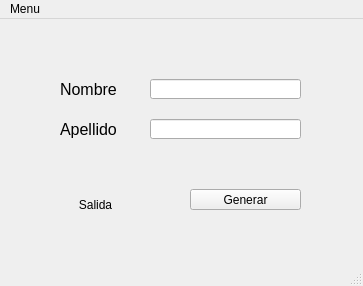
<?xml version="1.0" encoding="UTF-8"?>
<ui version="4.0">
 <class>MainWindow</class>
 <widget class="QMainWindow" name="MainWindow">
  <property name="geometry">
   <rect>
    <x>0</x>
    <y>0</y>
    <width>363</width>
    <height>286</height>
   </rect>
  </property>
  <property name="windowTitle">
   <string>MainWindow</string>
  </property>
  <widget class="QWidget" name="centralwidget">
   <widget class="QLabel" name="label">
    <property name="geometry">
     <rect>
      <x>60</x>
      <y>50</y>
      <width>81</width>
      <height>41</height>
     </rect>
    </property>
    <property name="palette">
     <palette>
      <active>
       <colorrole role="WindowText">
        <brush brushstyle="SolidPattern">
         <color alpha="255">
          <red>0</red>
          <green>0</green>
          <blue>0</blue>
         </color>
        </brush>
       </colorrole>
       <colorrole role="Button">
        <brush brushstyle="SolidPattern">
         <color alpha="255">
          <red>255</red>
          <green>255</green>
          <blue>255</blue>
         </color>
        </brush>
       </colorrole>
       <colorrole role="Light">
        <brush brushstyle="SolidPattern">
         <color alpha="255">
          <red>255</red>
          <green>255</green>
          <blue>255</blue>
         </color>
        </brush>
       </colorrole>
       <colorrole role="Midlight">
        <brush brushstyle="SolidPattern">
         <color alpha="255">
          <red>255</red>
          <green>255</green>
          <blue>255</blue>
         </color>
        </brush>
       </colorrole>
       <colorrole role="Dark">
        <brush brushstyle="SolidPattern">
         <color alpha="255">
          <red>127</red>
          <green>127</green>
          <blue>127</blue>
         </color>
        </brush>
       </colorrole>
       <colorrole role="Mid">
        <brush brushstyle="SolidPattern">
         <color alpha="255">
          <red>170</red>
          <green>170</green>
          <blue>170</blue>
         </color>
        </brush>
       </colorrole>
       <colorrole role="Text">
        <brush brushstyle="SolidPattern">
         <color alpha="255">
          <red>0</red>
          <green>0</green>
          <blue>0</blue>
         </color>
        </brush>
       </colorrole>
       <colorrole role="BrightText">
        <brush brushstyle="SolidPattern">
         <color alpha="255">
          <red>255</red>
          <green>255</green>
          <blue>255</blue>
         </color>
        </brush>
       </colorrole>
       <colorrole role="ButtonText">
        <brush brushstyle="SolidPattern">
         <color alpha="255">
          <red>0</red>
          <green>0</green>
          <blue>0</blue>
         </color>
        </brush>
       </colorrole>
       <colorrole role="Base">
        <brush brushstyle="SolidPattern">
         <color alpha="255">
          <red>255</red>
          <green>255</green>
          <blue>255</blue>
         </color>
        </brush>
       </colorrole>
       <colorrole role="Window">
        <brush brushstyle="SolidPattern">
         <color alpha="255">
          <red>255</red>
          <green>255</green>
          <blue>255</blue>
         </color>
        </brush>
       </colorrole>
       <colorrole role="Shadow">
        <brush brushstyle="SolidPattern">
         <color alpha="255">
          <red>0</red>
          <green>0</green>
          <blue>0</blue>
         </color>
        </brush>
       </colorrole>
       <colorrole role="AlternateBase">
        <brush brushstyle="SolidPattern">
         <color alpha="255">
          <red>255</red>
          <green>255</green>
          <blue>255</blue>
         </color>
        </brush>
       </colorrole>
       <colorrole role="ToolTipBase">
        <brush brushstyle="SolidPattern">
         <color alpha="255">
          <red>255</red>
          <green>255</green>
          <blue>220</blue>
         </color>
        </brush>
       </colorrole>
       <colorrole role="ToolTipText">
        <brush brushstyle="SolidPattern">
         <color alpha="255">
          <red>0</red>
          <green>0</green>
          <blue>0</blue>
         </color>
        </brush>
       </colorrole>
      </active>
      <inactive>
       <colorrole role="WindowText">
        <brush brushstyle="SolidPattern">
         <color alpha="255">
          <red>0</red>
          <green>0</green>
          <blue>0</blue>
         </color>
        </brush>
       </colorrole>
       <colorrole role="Button">
        <brush brushstyle="SolidPattern">
         <color alpha="255">
          <red>255</red>
          <green>255</green>
          <blue>255</blue>
         </color>
        </brush>
       </colorrole>
       <colorrole role="Light">
        <brush brushstyle="SolidPattern">
         <color alpha="255">
          <red>255</red>
          <green>255</green>
          <blue>255</blue>
         </color>
        </brush>
       </colorrole>
       <colorrole role="Midlight">
        <brush brushstyle="SolidPattern">
         <color alpha="255">
          <red>255</red>
          <green>255</green>
          <blue>255</blue>
         </color>
        </brush>
       </colorrole>
       <colorrole role="Dark">
        <brush brushstyle="SolidPattern">
         <color alpha="255">
          <red>127</red>
          <green>127</green>
          <blue>127</blue>
         </color>
        </brush>
       </colorrole>
       <colorrole role="Mid">
        <brush brushstyle="SolidPattern">
         <color alpha="255">
          <red>170</red>
          <green>170</green>
          <blue>170</blue>
         </color>
        </brush>
       </colorrole>
       <colorrole role="Text">
        <brush brushstyle="SolidPattern">
         <color alpha="255">
          <red>0</red>
          <green>0</green>
          <blue>0</blue>
         </color>
        </brush>
       </colorrole>
       <colorrole role="BrightText">
        <brush brushstyle="SolidPattern">
         <color alpha="255">
          <red>255</red>
          <green>255</green>
          <blue>255</blue>
         </color>
        </brush>
       </colorrole>
       <colorrole role="ButtonText">
        <brush brushstyle="SolidPattern">
         <color alpha="255">
          <red>0</red>
          <green>0</green>
          <blue>0</blue>
         </color>
        </brush>
       </colorrole>
       <colorrole role="Base">
        <brush brushstyle="SolidPattern">
         <color alpha="255">
          <red>255</red>
          <green>255</green>
          <blue>255</blue>
         </color>
        </brush>
       </colorrole>
       <colorrole role="Window">
        <brush brushstyle="SolidPattern">
         <color alpha="255">
          <red>255</red>
          <green>255</green>
          <blue>255</blue>
         </color>
        </brush>
       </colorrole>
       <colorrole role="Shadow">
        <brush brushstyle="SolidPattern">
         <color alpha="255">
          <red>0</red>
          <green>0</green>
          <blue>0</blue>
         </color>
        </brush>
       </colorrole>
       <colorrole role="AlternateBase">
        <brush brushstyle="SolidPattern">
         <color alpha="255">
          <red>255</red>
          <green>255</green>
          <blue>255</blue>
         </color>
        </brush>
       </colorrole>
       <colorrole role="ToolTipBase">
        <brush brushstyle="SolidPattern">
         <color alpha="255">
          <red>255</red>
          <green>255</green>
          <blue>220</blue>
         </color>
        </brush>
       </colorrole>
       <colorrole role="ToolTipText">
        <brush brushstyle="SolidPattern">
         <color alpha="255">
          <red>0</red>
          <green>0</green>
          <blue>0</blue>
         </color>
        </brush>
       </colorrole>
      </inactive>
      <disabled>
       <colorrole role="WindowText">
        <brush brushstyle="SolidPattern">
         <color alpha="255">
          <red>127</red>
          <green>127</green>
          <blue>127</blue>
         </color>
        </brush>
       </colorrole>
       <colorrole role="Button">
        <brush brushstyle="SolidPattern">
         <color alpha="255">
          <red>255</red>
          <green>255</green>
          <blue>255</blue>
         </color>
        </brush>
       </colorrole>
       <colorrole role="Light">
        <brush brushstyle="SolidPattern">
         <color alpha="255">
          <red>255</red>
          <green>255</green>
          <blue>255</blue>
         </color>
        </brush>
       </colorrole>
       <colorrole role="Midlight">
        <brush brushstyle="SolidPattern">
         <color alpha="255">
          <red>255</red>
          <green>255</green>
          <blue>255</blue>
         </color>
        </brush>
       </colorrole>
       <colorrole role="Dark">
        <brush brushstyle="SolidPattern">
         <color alpha="255">
          <red>127</red>
          <green>127</green>
          <blue>127</blue>
         </color>
        </brush>
       </colorrole>
       <colorrole role="Mid">
        <brush brushstyle="SolidPattern">
         <color alpha="255">
          <red>170</red>
          <green>170</green>
          <blue>170</blue>
         </color>
        </brush>
       </colorrole>
       <colorrole role="Text">
        <brush brushstyle="SolidPattern">
         <color alpha="255">
          <red>127</red>
          <green>127</green>
          <blue>127</blue>
         </color>
        </brush>
       </colorrole>
       <colorrole role="BrightText">
        <brush brushstyle="SolidPattern">
         <color alpha="255">
          <red>255</red>
          <green>255</green>
          <blue>255</blue>
         </color>
        </brush>
       </colorrole>
       <colorrole role="ButtonText">
        <brush brushstyle="SolidPattern">
         <color alpha="255">
          <red>127</red>
          <green>127</green>
          <blue>127</blue>
         </color>
        </brush>
       </colorrole>
       <colorrole role="Base">
        <brush brushstyle="SolidPattern">
         <color alpha="255">
          <red>255</red>
          <green>255</green>
          <blue>255</blue>
         </color>
        </brush>
       </colorrole>
       <colorrole role="Window">
        <brush brushstyle="SolidPattern">
         <color alpha="255">
          <red>255</red>
          <green>255</green>
          <blue>255</blue>
         </color>
        </brush>
       </colorrole>
       <colorrole role="Shadow">
        <brush brushstyle="SolidPattern">
         <color alpha="255">
          <red>0</red>
          <green>0</green>
          <blue>0</blue>
         </color>
        </brush>
       </colorrole>
       <colorrole role="AlternateBase">
        <brush brushstyle="SolidPattern">
         <color alpha="255">
          <red>255</red>
          <green>255</green>
          <blue>255</blue>
         </color>
        </brush>
       </colorrole>
       <colorrole role="ToolTipBase">
        <brush brushstyle="SolidPattern">
         <color alpha="255">
          <red>255</red>
          <green>255</green>
          <blue>220</blue>
         </color>
        </brush>
       </colorrole>
       <colorrole role="ToolTipText">
        <brush brushstyle="SolidPattern">
         <color alpha="255">
          <red>0</red>
          <green>0</green>
          <blue>0</blue>
         </color>
        </brush>
       </colorrole>
      </disabled>
     </palette>
    </property>
    <property name="font">
     <font>
      <pointsize>12</pointsize>
     </font>
    </property>
    <property name="text">
     <string>Nombre</string>
    </property>
   </widget>
   <widget class="QLabel" name="label_2">
    <property name="geometry">
     <rect>
      <x>60</x>
      <y>90</y>
      <width>81</width>
      <height>41</height>
     </rect>
    </property>
    <property name="palette">
     <palette>
      <active>
       <colorrole role="WindowText">
        <brush brushstyle="SolidPattern">
         <color alpha="255">
          <red>0</red>
          <green>0</green>
          <blue>0</blue>
         </color>
        </brush>
       </colorrole>
       <colorrole role="Button">
        <brush brushstyle="SolidPattern">
         <color alpha="255">
          <red>255</red>
          <green>255</green>
          <blue>255</blue>
         </color>
        </brush>
       </colorrole>
       <colorrole role="Light">
        <brush brushstyle="SolidPattern">
         <color alpha="255">
          <red>255</red>
          <green>255</green>
          <blue>255</blue>
         </color>
        </brush>
       </colorrole>
       <colorrole role="Midlight">
        <brush brushstyle="SolidPattern">
         <color alpha="255">
          <red>255</red>
          <green>255</green>
          <blue>255</blue>
         </color>
        </brush>
       </colorrole>
       <colorrole role="Dark">
        <brush brushstyle="SolidPattern">
         <color alpha="255">
          <red>127</red>
          <green>127</green>
          <blue>127</blue>
         </color>
        </brush>
       </colorrole>
       <colorrole role="Mid">
        <brush brushstyle="SolidPattern">
         <color alpha="255">
          <red>170</red>
          <green>170</green>
          <blue>170</blue>
         </color>
        </brush>
       </colorrole>
       <colorrole role="Text">
        <brush brushstyle="SolidPattern">
         <color alpha="255">
          <red>0</red>
          <green>0</green>
          <blue>0</blue>
         </color>
        </brush>
       </colorrole>
       <colorrole role="BrightText">
        <brush brushstyle="SolidPattern">
         <color alpha="255">
          <red>255</red>
          <green>255</green>
          <blue>255</blue>
         </color>
        </brush>
       </colorrole>
       <colorrole role="ButtonText">
        <brush brushstyle="SolidPattern">
         <color alpha="255">
          <red>0</red>
          <green>0</green>
          <blue>0</blue>
         </color>
        </brush>
       </colorrole>
       <colorrole role="Base">
        <brush brushstyle="SolidPattern">
         <color alpha="255">
          <red>255</red>
          <green>255</green>
          <blue>255</blue>
         </color>
        </brush>
       </colorrole>
       <colorrole role="Window">
        <brush brushstyle="SolidPattern">
         <color alpha="255">
          <red>255</red>
          <green>255</green>
          <blue>255</blue>
         </color>
        </brush>
       </colorrole>
       <colorrole role="Shadow">
        <brush brushstyle="SolidPattern">
         <color alpha="255">
          <red>0</red>
          <green>0</green>
          <blue>0</blue>
         </color>
        </brush>
       </colorrole>
       <colorrole role="AlternateBase">
        <brush brushstyle="SolidPattern">
         <color alpha="255">
          <red>255</red>
          <green>255</green>
          <blue>255</blue>
         </color>
        </brush>
       </colorrole>
       <colorrole role="ToolTipBase">
        <brush brushstyle="SolidPattern">
         <color alpha="255">
          <red>255</red>
          <green>255</green>
          <blue>220</blue>
         </color>
        </brush>
       </colorrole>
       <colorrole role="ToolTipText">
        <brush brushstyle="SolidPattern">
         <color alpha="255">
          <red>0</red>
          <green>0</green>
          <blue>0</blue>
         </color>
        </brush>
       </colorrole>
      </active>
      <inactive>
       <colorrole role="WindowText">
        <brush brushstyle="SolidPattern">
         <color alpha="255">
          <red>0</red>
          <green>0</green>
          <blue>0</blue>
         </color>
        </brush>
       </colorrole>
       <colorrole role="Button">
        <brush brushstyle="SolidPattern">
         <color alpha="255">
          <red>255</red>
          <green>255</green>
          <blue>255</blue>
         </color>
        </brush>
       </colorrole>
       <colorrole role="Light">
        <brush brushstyle="SolidPattern">
         <color alpha="255">
          <red>255</red>
          <green>255</green>
          <blue>255</blue>
         </color>
        </brush>
       </colorrole>
       <colorrole role="Midlight">
        <brush brushstyle="SolidPattern">
         <color alpha="255">
          <red>255</red>
          <green>255</green>
          <blue>255</blue>
         </color>
        </brush>
       </colorrole>
       <colorrole role="Dark">
        <brush brushstyle="SolidPattern">
         <color alpha="255">
          <red>127</red>
          <green>127</green>
          <blue>127</blue>
         </color>
        </brush>
       </colorrole>
       <colorrole role="Mid">
        <brush brushstyle="SolidPattern">
         <color alpha="255">
          <red>170</red>
          <green>170</green>
          <blue>170</blue>
         </color>
        </brush>
       </colorrole>
       <colorrole role="Text">
        <brush brushstyle="SolidPattern">
         <color alpha="255">
          <red>0</red>
          <green>0</green>
          <blue>0</blue>
         </color>
        </brush>
       </colorrole>
       <colorrole role="BrightText">
        <brush brushstyle="SolidPattern">
         <color alpha="255">
          <red>255</red>
          <green>255</green>
          <blue>255</blue>
         </color>
        </brush>
       </colorrole>
       <colorrole role="ButtonText">
        <brush brushstyle="SolidPattern">
         <color alpha="255">
          <red>0</red>
          <green>0</green>
          <blue>0</blue>
         </color>
        </brush>
       </colorrole>
       <colorrole role="Base">
        <brush brushstyle="SolidPattern">
         <color alpha="255">
          <red>255</red>
          <green>255</green>
          <blue>255</blue>
         </color>
        </brush>
       </colorrole>
       <colorrole role="Window">
        <brush brushstyle="SolidPattern">
         <color alpha="255">
          <red>255</red>
          <green>255</green>
          <blue>255</blue>
         </color>
        </brush>
       </colorrole>
       <colorrole role="Shadow">
        <brush brushstyle="SolidPattern">
         <color alpha="255">
          <red>0</red>
          <green>0</green>
          <blue>0</blue>
         </color>
        </brush>
       </colorrole>
       <colorrole role="AlternateBase">
        <brush brushstyle="SolidPattern">
         <color alpha="255">
          <red>255</red>
          <green>255</green>
          <blue>255</blue>
         </color>
        </brush>
       </colorrole>
       <colorrole role="ToolTipBase">
        <brush brushstyle="SolidPattern">
         <color alpha="255">
          <red>255</red>
          <green>255</green>
          <blue>220</blue>
         </color>
        </brush>
       </colorrole>
       <colorrole role="ToolTipText">
        <brush brushstyle="SolidPattern">
         <color alpha="255">
          <red>0</red>
          <green>0</green>
          <blue>0</blue>
         </color>
        </brush>
       </colorrole>
      </inactive>
      <disabled>
       <colorrole role="WindowText">
        <brush brushstyle="SolidPattern">
         <color alpha="255">
          <red>127</red>
          <green>127</green>
          <blue>127</blue>
         </color>
        </brush>
       </colorrole>
       <colorrole role="Button">
        <brush brushstyle="SolidPattern">
         <color alpha="255">
          <red>255</red>
          <green>255</green>
          <blue>255</blue>
         </color>
        </brush>
       </colorrole>
       <colorrole role="Light">
        <brush brushstyle="SolidPattern">
         <color alpha="255">
          <red>255</red>
          <green>255</green>
          <blue>255</blue>
         </color>
        </brush>
       </colorrole>
       <colorrole role="Midlight">
        <brush brushstyle="SolidPattern">
         <color alpha="255">
          <red>255</red>
          <green>255</green>
          <blue>255</blue>
         </color>
        </brush>
       </colorrole>
       <colorrole role="Dark">
        <brush brushstyle="SolidPattern">
         <color alpha="255">
          <red>127</red>
          <green>127</green>
          <blue>127</blue>
         </color>
        </brush>
       </colorrole>
       <colorrole role="Mid">
        <brush brushstyle="SolidPattern">
         <color alpha="255">
          <red>170</red>
          <green>170</green>
          <blue>170</blue>
         </color>
        </brush>
       </colorrole>
       <colorrole role="Text">
        <brush brushstyle="SolidPattern">
         <color alpha="255">
          <red>127</red>
          <green>127</green>
          <blue>127</blue>
         </color>
        </brush>
       </colorrole>
       <colorrole role="BrightText">
        <brush brushstyle="SolidPattern">
         <color alpha="255">
          <red>255</red>
          <green>255</green>
          <blue>255</blue>
         </color>
        </brush>
       </colorrole>
       <colorrole role="ButtonText">
        <brush brushstyle="SolidPattern">
         <color alpha="255">
          <red>127</red>
          <green>127</green>
          <blue>127</blue>
         </color>
        </brush>
       </colorrole>
       <colorrole role="Base">
        <brush brushstyle="SolidPattern">
         <color alpha="255">
          <red>255</red>
          <green>255</green>
          <blue>255</blue>
         </color>
        </brush>
       </colorrole>
       <colorrole role="Window">
        <brush brushstyle="SolidPattern">
         <color alpha="255">
          <red>255</red>
          <green>255</green>
          <blue>255</blue>
         </color>
        </brush>
       </colorrole>
       <colorrole role="Shadow">
        <brush brushstyle="SolidPattern">
         <color alpha="255">
          <red>0</red>
          <green>0</green>
          <blue>0</blue>
         </color>
        </brush>
       </colorrole>
       <colorrole role="AlternateBase">
        <brush brushstyle="SolidPattern">
         <color alpha="255">
          <red>255</red>
          <green>255</green>
          <blue>255</blue>
         </color>
        </brush>
       </colorrole>
       <colorrole role="ToolTipBase">
        <brush brushstyle="SolidPattern">
         <color alpha="255">
          <red>255</red>
          <green>255</green>
          <blue>220</blue>
         </color>
        </brush>
       </colorrole>
       <colorrole role="ToolTipText">
        <brush brushstyle="SolidPattern">
         <color alpha="255">
          <red>0</red>
          <green>0</green>
          <blue>0</blue>
         </color>
        </brush>
       </colorrole>
      </disabled>
     </palette>
    </property>
    <property name="font">
     <font>
      <pointsize>12</pointsize>
     </font>
    </property>
    <property name="text">
     <string>Apellido</string>
    </property>
   </widget>
   <widget class="QLineEdit" name="lineEdit">
    <property name="geometry">
     <rect>
      <x>150</x>
      <y>60</y>
      <width>151</width>
      <height>20</height>
     </rect>
    </property>
   </widget>
   <widget class="QLineEdit" name="lineEdit_2">
    <property name="geometry">
     <rect>
      <x>150</x>
      <y>100</y>
      <width>151</width>
      <height>20</height>
     </rect>
    </property>
   </widget>
   <widget class="QLabel" name="label_3">
    <property name="geometry">
     <rect>
      <x>40</x>
      <y>170</y>
      <width>111</width>
      <height>31</height>
     </rect>
    </property>
    <property name="text">
     <string>Salida</string>
    </property>
    <property name="alignment">
     <set>Qt::AlignCenter</set>
    </property>
   </widget>
   <widget class="QPushButton" name="pushButton">
    <property name="geometry">
     <rect>
      <x>190</x>
      <y>170</y>
      <width>111</width>
      <height>21</height>
     </rect>
    </property>
    <property name="text">
     <string>Generar</string>
    </property>
   </widget>
  </widget>
  <widget class="QMenuBar" name="menubar">
   <property name="geometry">
    <rect>
     <x>0</x>
     <y>0</y>
     <width>363</width>
     <height>21</height>
    </rect>
   </property>
   <widget class="QMenu" name="menuMenu">
    <property name="title">
     <string>Menu</string>
    </property>
    <addaction name="actionAbrir"/>
    <addaction name="actionCerrar"/>
   </widget>
   <addaction name="menuMenu"/>
  </widget>
  <widget class="QStatusBar" name="statusbar"/>
  <action name="actionAbrir">
   <property name="text">
    <string>Abrir</string>
   </property>
  </action>
  <action name="actionCerrar">
   <property name="text">
    <string>Cerrar</string>
   </property>
  </action>
 </widget>
 <resources/>
 <connections/>
</ui>
